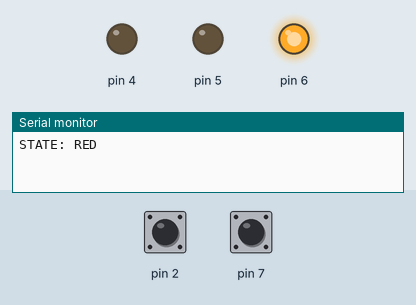
Bench run of a sketch on a simulated Arduino Uno, built with avr-gcc and run on an emulated ATmega328P. Parts: output pins drawn as LEDs (lit = HIGH), the last lines printed to the serial monitor. The inputs (shaded band) are chosen by the test bench; at power-on: pin 7 HIGH, pin 2 HIGH. Random numbers use the default seed unless the sketch sets one.

Above: at 1.2 s.
1.3 s: pin 7 pulled LOW for 0.15 s
At 4.29 s:
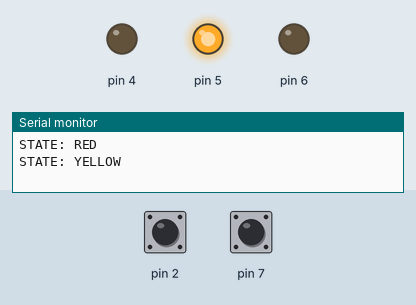
4.4 s: pin 2 pulled LOW for 0.15 s
At 5.5 s:
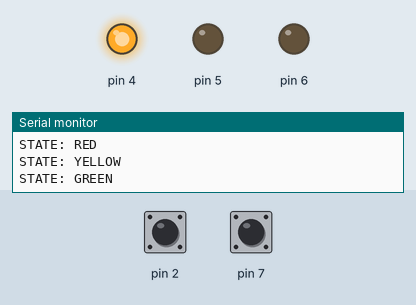
7.5 s: pin 7 pulled LOW for 1 s
At 12.9 s:
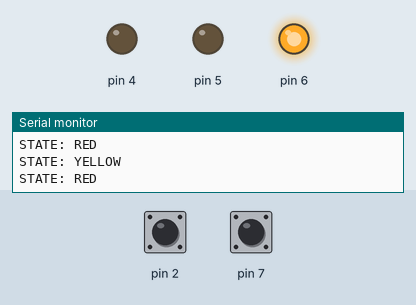
Timing chart, 0 to 14.4 s (numbered marks = the images above; inputs shaded):
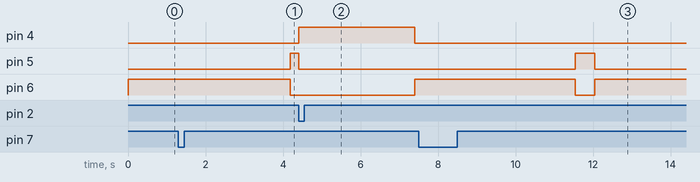

Measured:
- after the input at 1.3 s, pin 5: LOW → HIGH after 2.9 s; pin 6: HIGH → LOW after 2.9 s
- after the input at 4.4 s, pin 4: LOW → HIGH at once, → LOW 3.0 s later
- after the input at 7.5 s, pin 5: LOW → HIGH after 4.0 s, → LOW 0.50 s later; pin 6: HIGH → LOW after 4.0 s, → HIGH 0.50 s later

The sketch:

reactionTimeTestPinInterrupt.ino
```cpp
// Andrew Serra
// 02-24-2020
// Description: A reaction time tester that checks if
//              the user can hit the switch button under
//              0.5 seconds, if so it will light up the
//              green led and then turn back to red.

// Pins
// RED LED PIN      -> PORT D6
// YELLOW LED PIN   -> PORT D5
// GREEN LED PIN    -> PORT D4
// BUTTON PIN       -> PORT B3
// START BUTTON PIN -> PORT D7 -> PCINT23

// Time Constants
#define RANDOM_MAX_VAL 5000
#define RANDOM_MIN_VAL 3000
#define GREEN_LED_DELAY 3000

// Timer Values
#define TCNT_START_VALUE 34286

enum { RED, YELLOW, GREEN };

boolean isSwPressed, prevSwPressed, isSwJustPressed;
boolean isNewState;
volatile boolean start = false;
volatile int state = RED;
int prevState = !state;
int randomDelayValue;

void setup() {
  Serial.begin(9600);

  // Setup data direction registers
  DDRD |= 0x70; // LEDs output
  DDRD &= 0x7B; // Butttons
//  DDRB &= 0xF7; // Reaction button pin 2 input

  PORTD &= 0x8F; // Drive LEDs LOW
  PORTD |= 0x84; // Input pullups
//  PORTB |= 0x08; // Input pullup pin 11

  // Normal Mode - Timer 1
  TCCR1A = 0;
  TCCR1B = 0;
  TCCR1A |= (1 << COM1A1) | (0 << COM1A0) | (1 << COM1B1) | (0 << COM1B0);  // Set on compare match
  TCCR1B |= (1 << CS12) | (0 << CS11) | (0 << CS10);  // Prescale 256

  // Pin Signal change detection
  PCICR = 0x04;

  // External Interrupt setup
  EICRA = 0x02;

  // Set the interrupt mask registers
  cli();
  TIMSK1 = 0x01;
  EIMSK = 0x01;
  PCMSK2 |= 0x80;
  sei();

  randomSeed(analogRead(0));
}
// External interrupt
ISR(INT0_vect) {
  state = start ? GREEN : state;
}
// Interrupt when external interrupt
ISR(PCINT2_vect) {
  if(~PIND & 0x80) {
    start = true;
  }
}
// Interrupt when timer overflows
ISR(TIMER1_OVF_vect) {
  state = start ? RED : state;
}

void loop() {
//  prevSwPressed = isSwPressed;
//  isSwPressed = (~PINB) & (1 << BTN_PIN);
//  isSwJustPressed = !prevSwPressed && isSwPressed;

  isNewState = (state != prevState);
  prevState = state;

  switch(state) {
    case RED:
      // Entry housekeeping
      if(isNewState) {
        start = false;
        Serial.println(F("STATE: RED"));
        randomDelayValue = random(RANDOM_MIN_VAL, RANDOM_MAX_VAL);
      }

      // State business
      PORTD |= 0x40; // Turn on RED LED
      PORTD &= 0xCF; // Turn off YELLOW and GREEN LED

      delay(randomDelayValue);

      // Exit housekeeping
      if(start) {
        state = YELLOW;
      }
      break;
    case YELLOW:
      // Entry housekeeping
      if(isNewState) {
        Serial.println(F("STATE: YELLOW"));
        TCNT1 = TCNT_START_VALUE;
      }

      // State business
      PORTD |= 0x20; // Turn on YELLOW LED
      PORTD &= 0xAF; // Turn off RED and GREEN LED

      // Exit housekeeping
//      if(isSwJustPressed) {
//        state = GREEN;
//      }
      break;
    case GREEN:
      // Entry housekeeping
      if(isNewState) {
        Serial.println(F("STATE: GREEN"));
      }

      // State business
      PORTD |= 0x10; // Turn on GREEN LED
      PORTD &= 0x9F; // Turn off RED and YELLOW LED

      // Wait while green is on
      delay(GREEN_LED_DELAY);

      // Exit housekeeping
      state = RED;
      break;
    default:
      state = RED;
      break;
  }
  delay(1);
}
```
